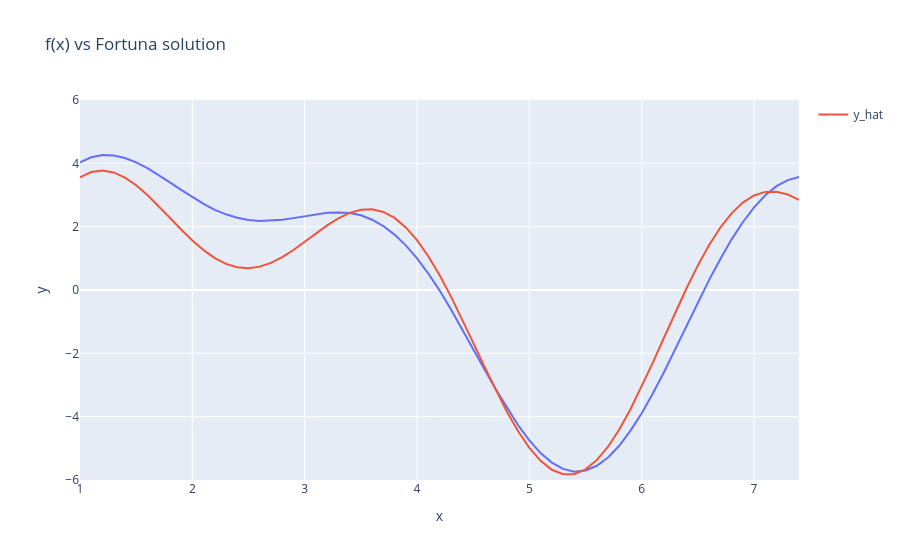

This figure's notebook cell:
### Markdown cell above
### Exercice 1

### Code cell
%%time
# the magic %%time has to be the first line in the cell, and reports the total exec time of the cell.

import random
import numpy as np
import plotly.express as px
import tqdm


def predict(x, theta):
    # theta contains 9 values: 3 parameters (psi, gamma, omega) for each sine
    psi1, gamma1, omega1, psi2, gamma2, omega2, psi3, gamma3, omega3 = theta

    #  psi1 * np.sin(gamma1 * (x + omega1)) =>  ps1 = amplitude ; np.sin = base fn ; gamma1 = frequency ; x + omega1 = phase shift
    return (psi1 * np.sin(gamma1 * (x + omega1))
          + psi2 * np.sin(gamma2 * (x + omega2))
          + psi3 * np.sin(gamma3 * (x + omega3)))


def sample_theta(size_of_theta):
    # Do NOT CHANGE.
    theta = np.random.uniform(-4, 4, size=size_of_theta)
    return theta


def get_loss(y_hat, ys):
    # No change needed, returns quadratic loss.
    loss = ((y_hat - ys)**2).sum()
    return loss

xs = np.array([1.0, 1.1, 1.2, 1.3, 1.4, 1.5, 1.6, 1.7, 1.8, 1.9, 2.0, 2.1, 2.2, 2.3, 2.4, 2.5, 2.6, 2.7, 2.8, 2.9, 3.0, 3.1, 3.2, 3.3, 3.4, 3.5, 3.6, 3.7, 3.8, 3.9, 4.0, 4.1, 4.2, 4.3, 4.4, 4.5, 4.6, 4.7, 4.8, 4.9, 5.0, 5.1, 5.2, 5.3, 5.4, 5.5, 5.6, 5.7, 5.8, 5.9, 6.0, 6.1, 6.2, 6.3, 6.4, 6.5, 6.6, 6.7, 6.8, 6.9, 7.0, 7.1, 7.2, 7.3, 7.4])
ys = np.array([4.03, 4.19, 4.26, 4.25, 4.17, 4.03, 3.85, 3.63, 3.40, 3.16, 2.93, 2.72, 2.53, 2.39, 2.28, 2.21, 2.18, 2.19, 2.22, 2.27, 2.33, 2.39, 2.44, 2.45, 2.43, 2.36, 2.22, 2.02, 1.75, 1.41, 1.00, 0.52, -0.01, -0.60, -1.22, -1.86, -2.50, -3.13, -3.72, -4.27, -4.75, -5.15, -5.45, -5.65, -5.74, -5.70, -5.55, -5.29, -4.92, -4.44, -3.89, -3.26, -2.58, -1.86, -1.12, -0.39, 0.32, 0.98, 1.60, 2.14, 2.61, 2.99, 3.28, 3.47, 3.57])

# 
ys_h_1 = np.array([15.98, 21.42, 24.1, 23.87, 21.0, 16.11, 10.06, 3.79, -1.8, -6.01, -8.39, -8.82, -7.47, -4.77, -1.3, 2.31, 5.49, 7.81, 9.04, 9.18, 8.44, 7.15, 5.72, 4.54, 3.89, 3.9, 4.52, 5.54, 6.63, 7.39, 7.49, 6.7, 4.97, 2.44, -0.54, -3.48, -5.8, -6.98, -6.61, -4.51, -0.79, 4.2, 9.8, 15.21, 19.57, 22.09, 22.2, 19.63, 14.52, 7.41, -0.83, -9.07, -16.11, -20.83, -22.36, -20.27, -14.59, -5.91, 4.72, 15.9, 26.06, 33.69, 37.58, 36.94, 31.64])
ys_h_2 = np.array([[5.87, 5.83, 5.74, 5.62, 5.48, 16.58, 18.21, 18.49, 17.54, 15.54, 4.15, 3.9, 3.65, 3.42, 3.2, -1.9, -3.32, -3.97, -3.91, -3.27, 2.38, 2.36, 2.39, 2.46, 2.57, 2.2, 1.93, 1.22, 0.17, -1.06, 4.18, 4.59, 5.04, 5.52, 6.02, -1.49, 0.74, 3.55, 6.75, 10.06, 9.39, 9.95, 10.5, 11.02, 11.52, 16.0, 12.82, 8.47, 3.21, -2.62, 13.61, 13.76, 13.84, 13.84, 13.77, -24.16, -22.03, -17.9, -11.95, -4.55, 11.63, 10.99, 10.27, 9.47, 8.61]])

# change to the size of theta ( 9 ) (for h(x) how many parameters does it have?)
n_params = 9 

best_loss = float('inf')
best_theta = sample_theta(n_params)

for _ in tqdm.tqdm(range(100000)): 
    curr_theta = sample_theta(n_params)
    y_hat = predict(xs, curr_theta)
    curr_loss = get_loss(y_hat, ys)

    if best_loss > curr_loss:
        best_loss = curr_loss
        best_theta = curr_theta
            
        
print("best loss:", best_loss)
print("theta:", best_theta)    
    
    
fig = px.line(x=xs, y=ys, title="f(x) vs Fortuna solution")
fig.add_scatter(x=xs, y=predict(xs, best_theta), mode='lines', name="y_hat")
fig.update_layout(xaxis_range=[xs.min(),xs.max()], yaxis_range=[-6,6])
fig.show()

### Figure 1 — Plotly figure (JSON) as saved in the notebook; plotly's stock layout.template omitted (floating-point values rounded to 4 significant figures)
{"data": [{"hovertemplate": "x=%{x}<br>y=%{y}<extra></extra>", "legendgroup": "", "line": {"color": "#636efa", "dash": "solid"}, "marker": {"symbol": "circle"}, "mode": "lines", "name": "", "orientation": "v", "showlegend": false, "type": "scatter", "x": [1.0, 1.1, 1.2, 1.3, 1.4, 1.5, 1.6, 1.7, 1.8, 1.9, 2.0, 2.1, 2.2, 2.3, 2.4, 2.5, 2.6, 2.7, 2.8, 2.9, 3.0, 3.1, 3.2, 3.3, 3.4, 3.5, 3.6, 3.7, 3.8, 3.9, 4.0, 4.1, 4.2, 4.3, 4.4, 4.5, 4.6, 4.7, 4.8, 4.9, 5.0, 5.1, 5.2, 5.3, 5.4, 5.5, 5.6, 5.7, 5.8, 5.9, 6.0, 6.1, 6.2, 6.3, 6.4, 6.5, 6.6, 6.7, 6.8, 6.9, 7.0, 7.1, 7.2, 7.3, 7.4], "xaxis": "x", "y": [4.03, 4.19, 4.26, 4.25, 4.17, 4.03, 3.85, 3.63, 3.4, 3.16, 2.93, 2.72, 2.53, 2.39, 2.28, 2.21, 2.18, 2.19, 2.22, 2.27, 2.33, 2.39, 2.44, 2.45, 2.43, 2.36, 2.22, 2.02, 1.75, 1.41, 1.0, 0.52, -0.01, -0.6, -1.22, -1.86, -2.5, -3.13, -3.72, -4.27, -4.75, -5.15, -5.45, -5.65, -5.74, -5.7, -5.55, -5.29, -4.92, -4.44, -3.89, -3.26, -2.58, -1.86, -1.12, -0.39, 0.32, 0.98, 1.6, 2.14, 2.61, 2.99, 3.28, 3.47, 3.57], "yaxis": "y"}, {"mode": "lines", "name": "y_hat", "type": "scatter", "x": [1.0, 1.1, 1.2, 1.3, 1.4, 1.5, 1.6, 1.7, 1.8, 1.9, 2.0, 2.1, 2.2, 2.3, 2.4, 2.5, 2.6, 2.7, 2.8, 2.9, 3.0, 3.1, 3.2, 3.3, 3.4, 3.5, 3.6, 3.7, 3.8, 3.9, 4.0, 4.1, 4.2, 4.3, 4.4, 4.5, 4.6, 4.7, 4.8, 4.9, 5.0, 5.1, 5.2, 5.3, 5.4, 5.5, 5.6, 5.7, 5.8, 5.9, 6.0, 6.1, 6.2, 6.3, 6.4, 6.5, 6.6, 6.7, 6.8, 6.9, 7.0, 7.1, 7.2, 7.3, 7.4], "y": [3.561, 3.727, 3.775, 3.712, 3.551, 3.307, 3.0, 2.651, 2.281, 1.912, 1.566, 1.259, 1.009, 0.8258, 0.7185, 0.6899, 0.7384, 0.8578, 1.038, 1.264, 1.52, 1.785, 2.039, 2.262, 2.433, 2.533, 2.548, 2.465, 2.276, 1.978, 1.573, 1.068, 0.4742, -0.1925, -0.9123, -1.663, -2.418, -3.154, -3.843, -4.461, -4.985, -5.396, -5.678, -5.82, -5.816, -5.665, -5.373, -4.948, -4.407, -3.767, -3.051, -2.284, -1.492, -0.701, 0.06321, 0.7768, 1.419, 1.971, 2.421, 2.761, 2.986, 3.098, 3.104, 3.014, 2.844]}], "layout": {"legend": {"tracegroupgap": 0}, "title": {"text": "f(x) vs Fortuna solution"}, "xaxis": {"anchor": "y", "domain": [0, 1], "range": [1, 7.4], "title": {"text": "x"}}, "yaxis": {"anchor": "x", "domain": [0, 1], "range": [-6, 6], "title": {"text": "y"}}}}
